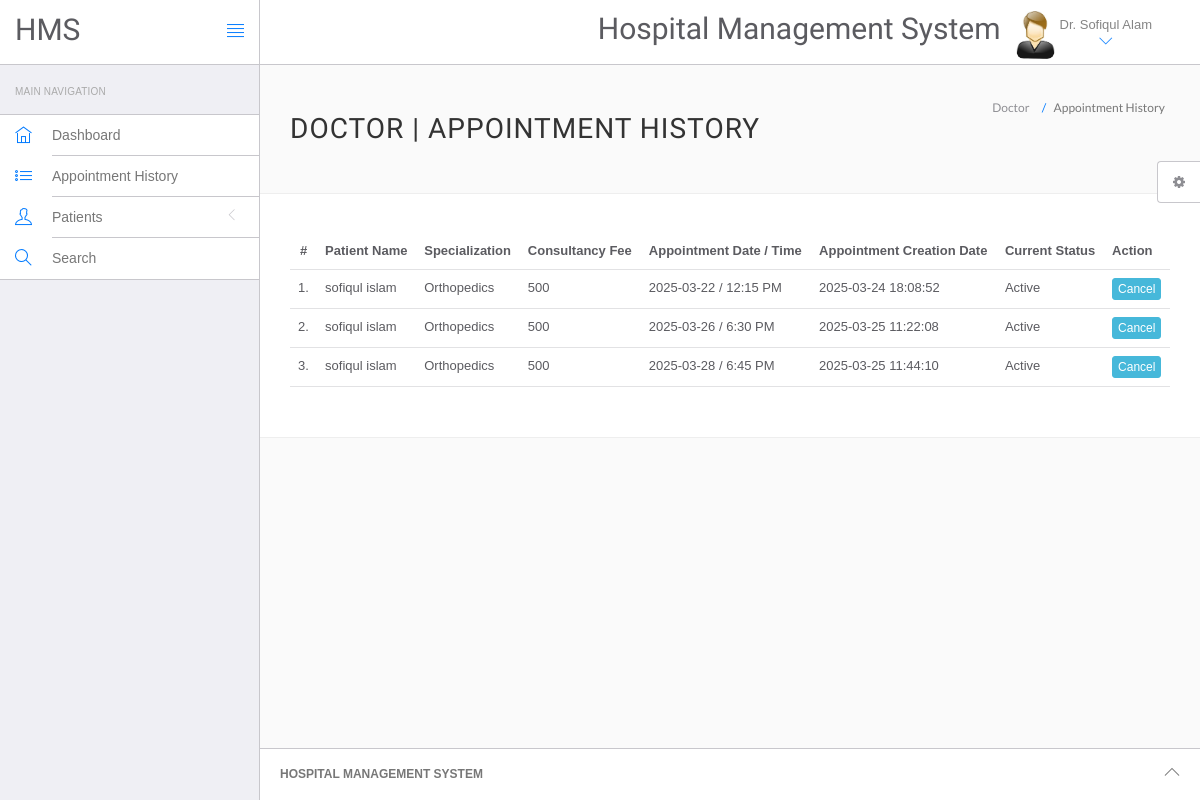
/hms/doctor/appointment-history.php (signed in), run on the app's committed database.
### tables this page shows
CREATE TABLE `doctors` (
  `id` int(11) NOT NULL,
  `specilization` varchar(255) DEFAULT NULL,
  `doctorName` varchar(255) DEFAULT NULL,
  `address` longtext DEFAULT NULL,
  `docFees` varchar(255) DEFAULT NULL,
  `contactno` varchar(11) DEFAULT NULL,
  `docEmail` varchar(255) DEFAULT NULL,
  `password` varchar(255) DEFAULT NULL,
  `creationDate` timestamp NULL DEFAULT current_timestamp(),
  `updationDate` timestamp NULL DEFAULT NULL ON UPDATE current_timestamp()
);

CREATE TABLE `appointment` (
  `id` int(11) NOT NULL,
  `doctorSpecialization` varchar(255) DEFAULT NULL,
  `doctorId` int(11) DEFAULT NULL,
  `userId` int(11) DEFAULT NULL,
  `consultancyFees` int(11) DEFAULT NULL,
  `appointmentDate` varchar(255) DEFAULT NULL,
  `appointmentTime` varchar(255) DEFAULT NULL,
  `postingDate` timestamp NULL DEFAULT current_timestamp(),
  `userStatus` int(11) DEFAULT NULL,
  `doctorStatus` int(11) DEFAULT NULL,
  `updationDate` timestamp NULL DEFAULT NULL ON UPDATE current_timestamp()
);

CREATE TABLE `users` (
  `id` int(11) NOT NULL,
  `fullName` varchar(255) DEFAULT NULL,
  `address` longtext DEFAULT NULL,
  `city` varchar(255) DEFAULT NULL,
  `gender` varchar(255) DEFAULT NULL,
  `email` varchar(255) DEFAULT NULL,
  `password` varchar(255) DEFAULT NULL,
  `regDate` timestamp NULL DEFAULT current_timestamp(),
  `updationDate` timestamp NULL DEFAULT NULL ON UPDATE current_timestamp()
);

### hms/doctor/appointment-history.php (the view, shortened to what this page needs)
<?php
include('include/config.php');
if(strlen($_SESSION['id']==0)) {
 header('location:logout.php');
  } else{
?>
<!DOCTYPE html>
<html lang="en">
	<head>
		<link rel="stylesheet" href="vendor/bootstrap/css/bootstrap.min.css">
		<link rel="stylesheet" href="vendor/fontawesome/css/font-awesome.min.css">
		<link rel="stylesheet" href="vendor/themify-icons/themify-icons.min.css">
		<link href="vendor/animate.css/animate.min.css" rel="stylesheet" media="screen">
		<link href="vendor/perfect-scrollbar/perfect-scrollbar.min.css" rel="stylesheet" media="screen">
		<link href="vendor/switchery/switchery.min.css" rel="stylesheet" media="screen">
		<link href="vendor/bootstrap-touchspin/jquery.bootstrap-touchspin.min.css" rel="stylesheet" media="screen">
		<link href="vendor/select2/select2.min.css" rel="stylesheet" media="screen">
		<link href="vendor/bootstrap-datepicker/bootstrap-datepicker3.standalone.min.css" rel="stylesheet" media="screen">
		<link href="vendor/bootstrap-timepicker/bootstrap-timepicker.min.css" rel="stylesheet" media="screen">
		<link rel="stylesheet" href="assets/css/styles.css">
		<link rel="stylesheet" href="assets/css/plugins.css">
		<link rel="stylesheet" href="assets/css/themes/theme-1.css" id="skin_color" />
	</head>
	<body>
		<div id="app">
<?php include('include/sidebar.php');?>
			<div class="app-content">
					<?php include('include/header.php');?>
				<div class="main-content" >
					<div class="wrap-content container" id="container">
						<section id="page-title">
							<div class="row">
								<div class="col-sm-8">
									<h1 class="mainTitle">Doctor  | Appointment History</h1>
																	</div>
								<ol class="breadcrumb">
									<li>
										<span>Doctor </span>
									</li>
									<li class="active">
										<span>Appointment History</span>
									</li>
								</ol>
							</div>
						</section>
						<div class="container-fluid container-fullw bg-white">
									<div class="row">
								<div class="col-md-12">
									<table class="table table-hover" id="sample-table-1">
										<thead>
											<tr>
												<th class="center">#</th>
												<th class="hidden-xs">Patient  Name</th>
												<th>Specialization</th>
												<th>Consultancy Fee</th>
												<th>Appointment Date / Time </th>
												<th>Appointment Creation Date  </th>
												<th>Current Status</th>
												<th>Action</th>
											</tr>
										</thead>
										<tbody>
<?php
$sql=mysqli_query($con,"select users.fullName as fname,appointment.*  from appointment join users on users.id=appointment.userId where appointment.doctorId='".$_SESSION['id']."'");
$cnt=1;
while($row=mysqli_fetch_array($sql))
{
?>
											<tr>
												<td class="center"><?php echo $cnt;?>.</td>
												<td class="hidden-xs"><?php echo $row['fname'];?></td>
												<td><?php echo $row['doctorSpecialization'];?></td>
												<td><?php echo $row['consultancyFees'];?></td>
												<td><?php echo $row['appointmentDate'];?> / <?php echo
												 $row['appointmentTime'];?>
												</td>
												<td><?php echo $row['postingDate'];?></td>
												<td>
<?php if(($row['userStatus']==1) && ($row['doctorStatus']==1))
{
	echo "Active";
}
												?></td>
												<td >
												<div class="visible-md visible-lg hidden-sm hidden-xs">
							<?php if(($row['userStatus']==1) && ($row['doctorStatus']==1))
{ ?>
	<a href="appointment-history.php?id=<?php echo $row['id']?>&cancel=update" onClick="return confirm('Are you sure you want to cancel this appointment ?')" class="btn btn-info btn-xs" title="Cancel Appointment" tooltip-placement="top" tooltip="Remove">Cancel</a>
	<?php } else {
		echo "Canceled";
		} ?>
												</div>
												</td>
											</tr>
											<?php
$cnt=$cnt+1;
											 }?>
										</tbody>
									</table>
								</div>
							</div>
								</div>
					</div>
				</div>
			</div>
	<?php include('include/footer.php');?>
	<?php include('include/setting.php');?>
		</div>
	</body>
</html>
<?php } ?>

### hms/doctor/include/header.php (shortened to what this page needs)
<header class="navbar navbar-default navbar-static-top">
					<div class="navbar-header">
						<a class="navbar-brand" href="#">
							<h2 style="padding-top:20% ">HMS</h2>
						</a>
						<a href="#" class="sidebar-toggler pull-right visible-md visible-lg" data-toggle-class="app-sidebar-closed" data-toggle-target="#app">
							<i class="ti-align-justify"></i>
						</a>
					</div>
					<div class="navbar-collapse collapse">
						<ul class="nav navbar-right">
								<li  style="padding-top:2% ">
								<h2>Hospital Management System</h2>
							</li>
							<li class="dropdown current-user">
								<a href class="dropdown-toggle" data-toggle="dropdown">
									<img src="assets/images/images.jpg" > <span class="username">
									<?php $query=mysqli_query($con,"select doctorName from doctors where id='".$_SESSION['id']."'");
while($row=mysqli_fetch_array($query))
{
	echo $row['doctorName'];
}
									?> <i class="ti-angle-down"></i></i></span>
								</a>
							</li>
						</ul>
					</div>
				</header>

### hms/doctor/assets/css/themes/theme-1.css (style rules this page uses)
body { background: #FAFAFA; }
header .navbar-header { background: #ffffff !important; border-right-color: #c8c7cc !important; border-bottom-color: #c8c7cc !important; }
header .navbar-header .sidebar-toggler, header .navbar-header .sidebar-mobile-toggler { color: #007aff !important; }
header .navbar-header .navbar-brand { color: #777 !important; }
header .navbar-collapse { background: #ffffff !important; border-bottom-color: #c8c7cc !important; box-shadow: none !important; }
header .navbar-collapse .navbar-right > li > a { color: #777; }
header .navbar-collapse .navbar-right > li > a i { color: #007aff !important; }

### data on the page
doctors: doctorName "Dr. Sofiqul Alam"
appointment: userId.fullName "sofiqul islam", doctorSpecialization "Orthopedics", consultancyFees "500", appointmentDate "2025-03-22", appointmentTime "12:15 PM", postingDate "2025-03-24 18:08:52", userStatus "Active"
appointment: userId.fullName "sofiqul islam", doctorSpecialization "Orthopedics", consultancyFees "500", appointmentDate "2025-03-26", appointmentTime "6:30 PM", postingDate "2025-03-25 11:22:08", userStatus "Active"
appointment: userId.fullName "sofiqul islam", doctorSpecialization "Orthopedics", consultancyFees "500", appointmentDate "2025-03-28", appointmentTime "6:45 PM", postingDate "2025-03-25 11:44:10", userStatus "Active"
